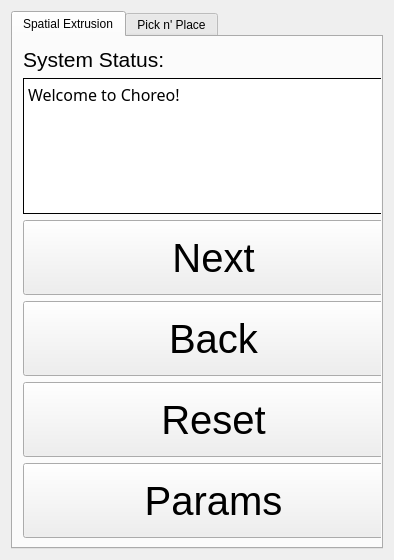
<?xml version="1.0" encoding="UTF-8"?>
<ui version="4.0">
 <class>ChoreoWidget</class>
 <widget class="QWidget" name="ChoreoWidget">
  <property name="geometry">
   <rect>
    <x>0</x>
    <y>0</y>
    <width>394</width>
    <height>560</height>
   </rect>
  </property>
  <property name="windowTitle">
   <string>Form</string>
  </property>
  <layout class="QGridLayout" name="gridLayout">
   <item row="0" column="0">
    <widget class="QTabWidget" name="tabWidget">
     <property name="sizePolicy">
      <sizepolicy hsizetype="Preferred" vsizetype="Preferred">
       <horstretch>0</horstretch>
       <verstretch>0</verstretch>
      </sizepolicy>
     </property>
     <property name="currentIndex">
      <number>0</number>
     </property>
     <widget class="QWidget" name="tab_1">
      <property name="sizePolicy">
       <sizepolicy hsizetype="Minimum" vsizetype="Minimum">
        <horstretch>0</horstretch>
        <verstretch>0</verstretch>
       </sizepolicy>
      </property>
      <attribute name="title">
       <string>Spatial Extrusion</string>
      </attribute>
      <widget class="QWidget" name="layoutWidget">
       <property name="geometry">
        <rect>
         <x>10</x>
         <y>10</y>
         <width>381</width>
         <height>491</height>
        </rect>
       </property>
       <layout class="QVBoxLayout" name="verticalLayout">
        <property name="sizeConstraint">
         <enum>QLayout::SetNoConstraint</enum>
        </property>
        <item>
         <widget class="QLabel" name="label_status">
          <property name="font">
           <font>
            <pointsize>16</pointsize>
           </font>
          </property>
          <property name="text">
           <string>System Status:</string>
          </property>
         </widget>
        </item>
        <item>
         <widget class="QPlainTextEdit" name="textedit_status">
          <property name="font">
           <font>
            <family>Sans Serif</family>
            <pointsize>12</pointsize>
            <weight>50</weight>
            <italic>false</italic>
            <bold>false</bold>
           </font>
          </property>
          <property name="frameShape">
           <enum>QFrame::Box</enum>
          </property>
          <property name="frameShadow">
           <enum>QFrame::Plain</enum>
          </property>
          <property name="readOnly">
           <bool>true</bool>
          </property>
          <property name="plainText">
           <string>Welcome to Choreo!
</string>
          </property>
          <property name="textInteractionFlags">
           <set>Qt::NoTextInteraction</set>
          </property>
          <property name="backgroundVisible">
           <bool>false</bool>
          </property>
          <property name="centerOnScroll">
           <bool>false</bool>
          </property>
         </widget>
        </item>
        <item>
         <widget class="QPushButton" name="pushbutton_next">
          <property name="enabled">
           <bool>true</bool>
          </property>
          <property name="minimumSize">
           <size>
            <width>0</width>
            <height>75</height>
           </size>
          </property>
          <property name="font">
           <font>
            <pointsize>30</pointsize>
            <weight>50</weight>
            <bold>false</bold>
           </font>
          </property>
          <property name="text">
           <string>Next</string>
          </property>
         </widget>
        </item>
        <item>
         <widget class="QPushButton" name="pushbutton_back">
          <property name="enabled">
           <bool>true</bool>
          </property>
          <property name="minimumSize">
           <size>
            <width>0</width>
            <height>75</height>
           </size>
          </property>
          <property name="font">
           <font>
            <pointsize>30</pointsize>
           </font>
          </property>
          <property name="text">
           <string>Back</string>
          </property>
         </widget>
        </item>
        <item>
         <widget class="QPushButton" name="pushbutton_reset">
          <property name="enabled">
           <bool>true</bool>
          </property>
          <property name="minimumSize">
           <size>
            <width>0</width>
            <height>75</height>
           </size>
          </property>
          <property name="font">
           <font>
            <pointsize>30</pointsize>
            <weight>50</weight>
            <bold>false</bold>
           </font>
          </property>
          <property name="text">
           <string>Reset</string>
          </property>
         </widget>
        </item>
        <item>
         <widget class="QPushButton" name="pushbutton_params">
          <property name="minimumSize">
           <size>
            <width>0</width>
            <height>75</height>
           </size>
          </property>
          <property name="font">
           <font>
            <pointsize>30</pointsize>
           </font>
          </property>
          <property name="text">
           <string>Params</string>
          </property>
         </widget>
        </item>
       </layout>
      </widget>
     </widget>
     <widget class="QWidget" name="tab_2">
      <attribute name="title">
       <string>Pick n' Place</string>
      </attribute>
      <widget class="QPushButton" name="pushbutton_picknplace">
       <property name="geometry">
        <rect>
         <x>10</x>
         <y>10</y>
         <width>211</width>
         <height>51</height>
        </rect>
       </property>
       <property name="text">
        <string>Pick n' Place!</string>
       </property>
      </widget>
     </widget>
    </widget>
   </item>
  </layout>
 </widget>
 <resources/>
 <connections/>
</ui>
